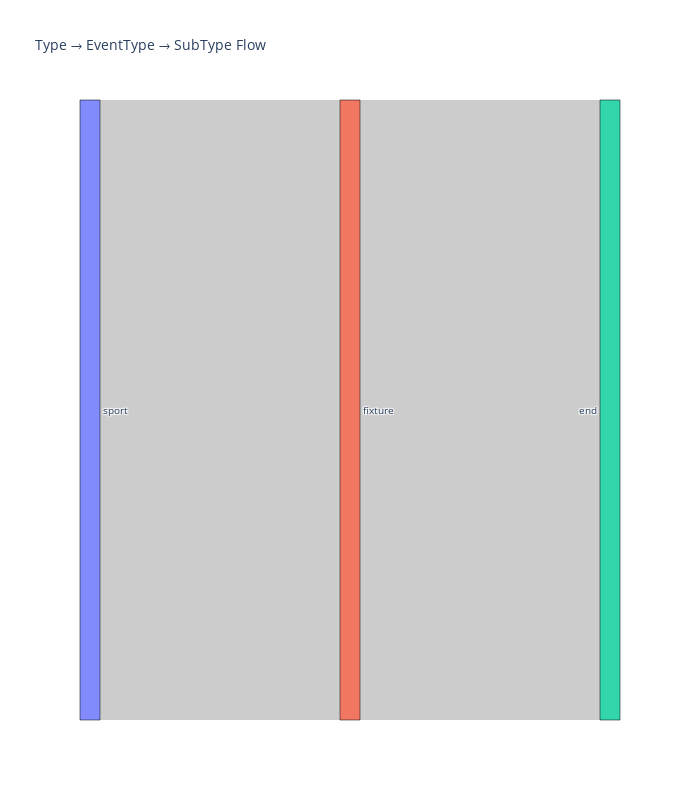

Source (notebook cell):
### Code cell
import pandas as pd
import plotly.graph_objects as go

# Count occurrences
counts = df.groupby(["data.class", "data.eventType", "data.subType"]).size().reset_index(name="count")

# Collect all unique labels
labels = pd.concat([counts["data.class"], counts["data.eventType"], counts["data.subType"]]).unique().tolist()
label_indices = {label: i for i, label in enumerate(labels)}

# First flow: type → eventType
sources_type_event = counts["data.class"].map(label_indices)
targets_type_event = counts["data.eventType"].map(label_indices)
values_type_event = counts["count"]

# Second flow: eventType → subType
sources_event_sub = counts["data.eventType"].map(label_indices)
targets_event_sub = counts["data.subType"].map(label_indices)
values_event_sub = counts["count"]

# Combine both flows
sources = pd.concat([sources_type_event, sources_event_sub])
targets = pd.concat([targets_type_event, targets_event_sub])
values = pd.concat([values_type_event, values_event_sub])

# Plot Sankey
fig = go.Figure(data=[go.Sankey(
    node=dict(
        pad=15,
        thickness=20,
        label=labels,
        line=dict(color="black", width=0.5)
    ),
    link=dict(
        source=sources,
        target=targets,
        value=values
    )
)])

fig.update_layout(
    title_text="Type → EventType → SubType Flow",
    font_size=10,
    height=800,
    width=700
)
fig.show()

### Figure 1 — Plotly figure (JSON) as saved in the notebook; plotly's stock layout.template omitted (floating-point values rounded to 4 significant figures)
{"data": [{"link": {"source": [0, 1], "target": [1, 2], "value": [304, 304]}, "node": {"label": ["sport", "fixture", "end"], "line": {"color": "black", "width": 0.5}, "pad": 15, "thickness": 20}, "type": "sankey"}], "layout": {"font": {"size": 10}, "height": 800, "title": {"text": "Type → EventType → SubType Flow"}, "width": 700}}
